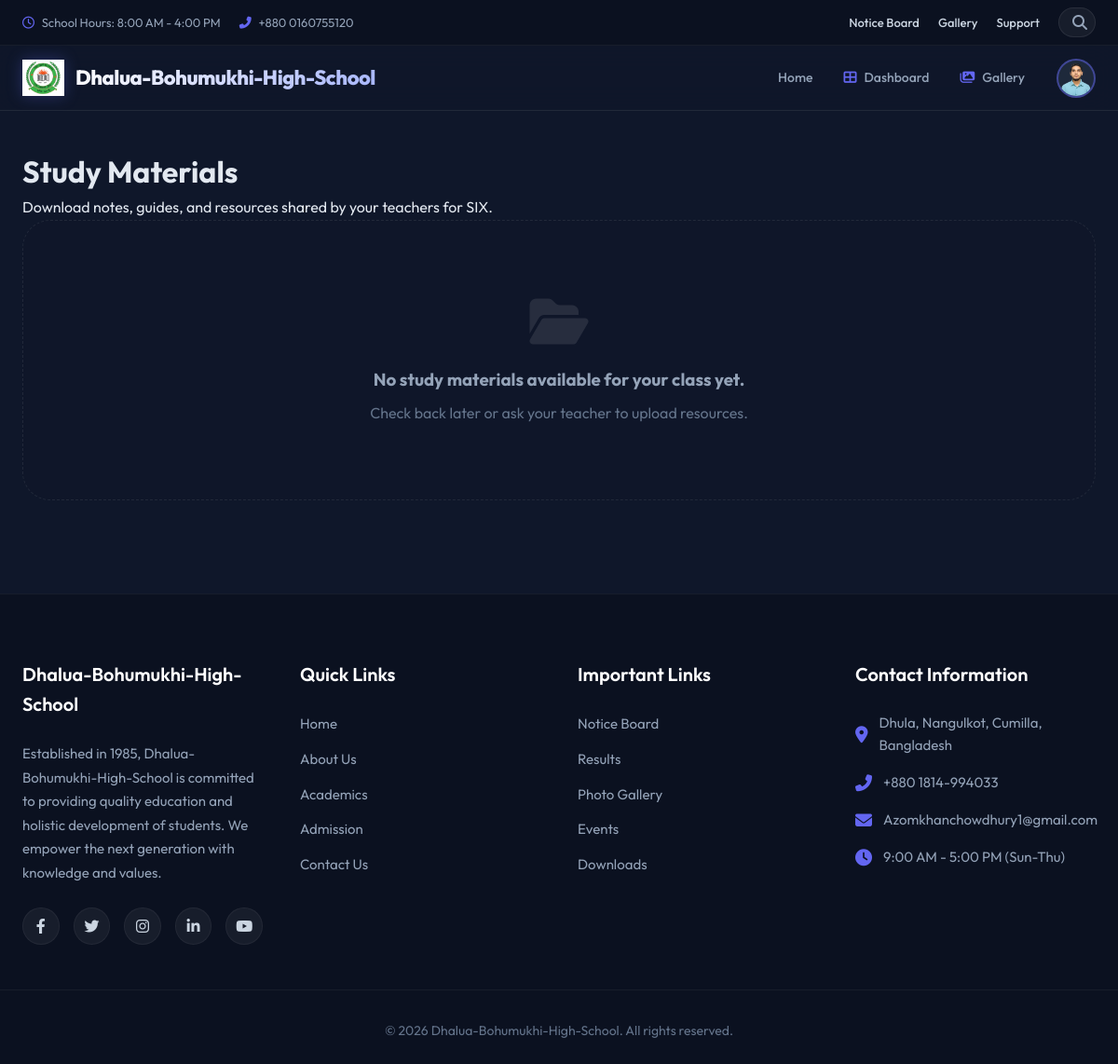
The page /students/learning/study-material/ (signed in) on the database its author committed.
### student/models.py (models this page shows, shortened)
class Student(models.Model):
    user = models.OneToOneField(User, on_delete=models.CASCADE, related_name='student_profile', null=True, blank=True)
    profile_image = models.ImageField(upload_to='students/', blank=True, null=True)
    phone_number = models.CharField(max_length=15, unique=True, null=True, blank=True)
    date_of_birth = models.DateField(null=True, blank=True)
    gender = models.CharField(max_length=10, choices=[('Male', 'Male'), ('Female', 'Female'), ('Other', 'Other')], null=True, blank=True)
    blood_group = models.CharField(max_length=5, blank=True, null=True)
    address = models.TextField(null=True, blank=True)
    student_id = models.CharField(max_length=20, unique=True, null=True, blank=True)
    roll_number = models.CharField(max_length=20, null=True, blank=True)
    admission_date = models.DateField(null=True, blank=True)
    current_class = models.CharField(max_length=20, null=True, blank=True)
    section = models.CharField(max_length=10, null=True, blank=True)
    academic_year = models.CharField(max_length=10, null=True, blank=True)

### student/views.py (the view)
# urls.py: path('learning/study-material/', views.learning_study_material, name='learning_study_material'),
@login_required
def learning_study_material(request):
    student = get_object_or_404(Student, user=request.user)
    materials = StudyMaterial.objects.filter(
        school_class__name=student.current_class
    ).order_by('-uploaded_at')
    return render(request, 'student/study_material.html', {'materials': materials, 'student': student})

### accounts/context_processors.py (called while the page is built)
def user_profile_context(request):
    if request.user.is_authenticated:
        user = request.user
        role = "Admin" if user.is_superuser else "User"
        profile = None
        if hasattr(user, 'student_profile'):
            role = "Student"
            profile = user.student_profile
        elif hasattr(user, 'teacher_profile'):
            role = "Teacher"
            profile = user.teacher_profile
        elif hasattr(user, 'staff_profile'):
            role = "Staff"
            profile = user.staff_profile
        elif hasattr(user, 'parent_profile'):
            role = "Parent"
            profile = user.parent_profile
        return {
            'global_role': role,
            'global_profile': profile
        }
    return {}

### templates/student/study_material.html
{% extends 'base.html' %}
{% load static %}
{% block css %}
<link rel="stylesheet" href="{% static 'css/dashboard.css' %}">
{% endblock %}
{% block content %}
<div class="dashboard-wrapper">
    <div class="section-header">
        <h1>Study Materials</h1>
        <p>Download notes, guides, and resources shared by your teachers for {{ student.current_class }}.</p>
    </div>
    <div style="display:grid; grid-template-columns:repeat(auto-fill, minmax(300px, 1fr)); gap:25px;">
        {% for material in materials %}
        <div style="background:rgba(15,23,42,0.6); padding:2rem; border-radius:24px; border:1px solid rgba(255,255,255,0.1); display:flex; flex-direction:column; gap:15px; transition: transform 0.2s;" onmouseover="this.style.transform='translateY(-4px)'" onmouseout="this.style.transform='translateY(0)'">
            <div style="display:flex; justify-content:space-between; align-items:flex-start;">
                <div style="background:rgba(14, 165, 233, 0.1); color:#0ea5e9; padding:14px; border-radius:14px; font-size:1.6rem;">
                    <i class="fas fa-file-alt"></i>
                </div>
                <span style="font-size:0.75rem; color:#94a3b8; background:rgba(255,255,255,0.05); padding:5px 10px; border-radius:20px;">{{ material.uploaded_at|date:"d M Y" }}</span>
            </div>
            <div>
                <h3 style="color:#fff; margin-bottom:6px; font-size:1.05rem;">{{ material.title }}</h3>
                <p style="color:#94a3b8; font-size:0.88rem; line-height:1.5;">{{ material.description|default:"No description provided."|truncatechars:90 }}</p>
            </div>
            <div style="margin-top:auto;">
                <a href="{{ material.file.url }}" download class="view-all-btn" style="width:100%; text-align:center; display:block; box-sizing:border-box;">
                    <i class="fas fa-download"></i> Download Material
                </a>
            </div>
        </div>
        {% empty %}
        <div style="grid-column:1/-1; text-align:center; padding:80px; background:rgba(15,23,42,0.4); border-radius:30px; border:1px dashed rgba(255,255,255,0.08);">
            <i class="fas fa-folder-open" style="font-size:3.5rem; color:rgba(255,255,255,0.1); margin-bottom:20px; display:block;"></i>
            <h3 style="color:#94a3b8;">No study materials available for your class yet.</h3>
            <p style="color:#64748b; margin-top:8px;">Check back later or ask your teacher to upload resources.</p>
        </div>
        {% endfor %}
    </div>
</div>
{% endblock %}

### templates/base.html (shortened to what this page needs)
{% load static %}
<!DOCTYPE html>
<html lang="en">
<head>
    <link rel="stylesheet" href="https://cdnjs.cloudflare.com/ajax/libs/font-awesome/6.4.0/css/all.min.css">
    <link rel="stylesheet" href="{% static 'css/base.css' %}">
    {% block css %}{% endblock %}
</head>
<body>
    <div class="top-header-bar">
        <div class="top-bar-container">
            {% if user.is_authenticated %}
            <div class="top-bar-left">
                <span><i class="far fa-clock"></i> School Hours: 8:00 AM - 4:00 PM</span>
                <span><i class="fas fa-phone-alt"></i> +880 0160755120</span>
            </div>
            <div class="top-bar-right">
                <a href="{% url 'notices:notice_list' %}">Notice Board</a>
                <a href="{% url 'gallery' %}">Gallery</a>
                <a href="{% url 'support' %}">Support</a>
                <div class="search-box-container">
                    <div class="search-box" id="globalSearchBox">
                        <i class="fas fa-search search-icon"></i>
                    </div>
                </div>
            </div>
            {% endif %}
        </div>
    </div>
    <header class="main-header">
        <div class="nav-container">
            <a href="/" class="logo">
                <img src="{% static 'image/logo.jpg' %}" alt="Dhalua-Bohumukhi-High-School Logo" class="logo-img">
                <h2>Dhalua-Bohumukhi-High-School</h2>
            </a>
            <div class="nav-right-section">
                <nav>
                    <ul class="nav-links">
                        <li><a href="/" class="{% if request.path == '/' %}active{% endif %}">Home</a></li>
                        {% if user.is_authenticated %}
                        {% if global_role == 'Admin' %}
                        <li><a href="{% url 'admin_panel:dashboard' %}"
                                class="{% if '/admin-dashboard/' in request.path %}active{% endif %}"><i
                                    class="fas fa-th-large"></i> Dashboard</a></li>
                        {% elif global_role == 'Student' %}
                        <li><a href="{% url 'student:student_dashboard' %}"
                                class="{% if '/students/dashboard/' in request.path %}active{% endif %}"><i
                                    class="fas fa-th-large"></i> Dashboard</a></li>
                        {% elif global_role == 'Teacher' %}
                        <li><a href="{% url 'teacher:teacher_dashboard' %}"
                                class="{% if '/teachers/dashboard/' in request.path %}active{% endif %}"><i
                                    class="fas fa-th-large"></i> Dashboard</a></li>
                        {% elif global_role == 'Staff' %}
                        <li><a href="{% url 'staff:staff_dashboard' %}"
                                class="{% if '/staff/dashboard/' in request.path %}active{% endif %}"><i
                                    class="fas fa-th-large"></i> Dashboard</a></li>
                        {% elif global_role == 'Parent' %}
                        <li><a href="{% url 'prents:parent_dashboard' %}"
                                class="{% if '/parents/dashboard/' in request.path %}active{% endif %}"><i
                                    class="fas fa-th-large"></i> Dashboard</a></li>
                        {% endif %}
                        <li><a href="{% url 'gallery' %}"
                                class="{% if '/gallery/' in request.path %}active{% endif %}"><i
                                    class="fas fa-images"></i> Gallery</a></li>
                        {% endif %}
                    </ul>
                </nav>
                {% if user.is_authenticated %}
                <div class="profile-dropdown-container">
                    <div class="profile-trigger" id="profileTrigger">
                        {% if global_profile and global_profile.profile_image %}
                        <img src="{{ global_profile.profile_image.url }}" alt="Profile Image">
                        {% else %}
                        <i class="fas fa-user"></i>
                        {% endif %}
                    </div>
                </div>
                {% else %}
                <a href="{% url 'accounts:login' %}" class="btn-login">Sign In</a>
                {% endif %}
            </div>
        </div>
    </header>
    <main>
        {% block content %}
        {% endblock %}
    </main>
    <footer class="main-footer">
        <div class="footer-container">
            <div class="footer-col">
                <h3>Dhalua-Bohumukhi-High-School</h3>
                <p>Established in 1985, Dhalua-Bohumukhi-High-School is committed to providing quality education and
                    holistic
                    development of students. We empower the next generation with knowledge and values.</p>
                <div class="social-icons">
                    <a href="#" aria-label="Facebook"><i class="fab fa-facebook-f"></i></a>
                    <a href="#" aria-label="Twitter"><i class="fab fa-twitter"></i></a>
                    <a href="#" aria-label="Instagram"><i class="fab fa-instagram"></i></a>
                    <a href="#" aria-label="LinkedIn"><i class="fab fa-linkedin-in"></i></a>
                    <a href="#" aria-label="YouTube"><i class="fab fa-youtube"></i></a>
                </div>
            </div>
            <div class="footer-col">
                <h3>Quick Links</h3>
                <ul>
                    <li><a href="#">Home</a></li>
                    <li><a href="#">About Us</a></li>
                    <li><a href="#">Academics</a></li>
                    <li><a href="#">Admission</a></li>
                    <li><a href="#">Contact Us</a></li>
                </ul>
            </div>
            <div class="footer-col">
                <h3>Important Links</h3>
                <ul>
                    <li><a href="{% url 'notices:notice_list' %}">Notice Board</a></li>
                    <li><a href="#">Results</a></li>
                    <li><a href="#">Photo Gallery</a></li>
                    <li><a href="#">Events</a></li>
                    <li><a href="#">Downloads</a></li>
                </ul>
            </div>
            <div class="footer-col">
                <h3>Contact Information</h3>
                <ul class="contact-info">
                    <li><i class="fas fa-map-marker-alt"></i> Dhula, Nangulkot, Cumilla, Bangladesh</li>
                    <li><i class="fas fa-phone-alt"></i> +880 1814-994033</li>
                    <li><i class="fas fa-envelope"></i> Azomkhanchowdhury1@gmail.com</li>
                    <li><i class="fas fa-clock"></i> 9:00 AM - 5:00 PM (Sun-Thu)</li>
                </ul>
            </div>
        </div>
        <div class="footer-bottom">
            <p>&copy; {% now "Y" %} Dhalua-Bohumukhi-High-School. All rights reserved.</p>
        </div>
    </footer>
</body>
</html>

### static/css/dashboard.css (style rules this page uses)
.dashboard-wrapper { padding: 40px 24px; max-width: 1400px; margin: 0 auto; }

### rows shown on the page
Student: profile_image (picture), current_class "SIX"
